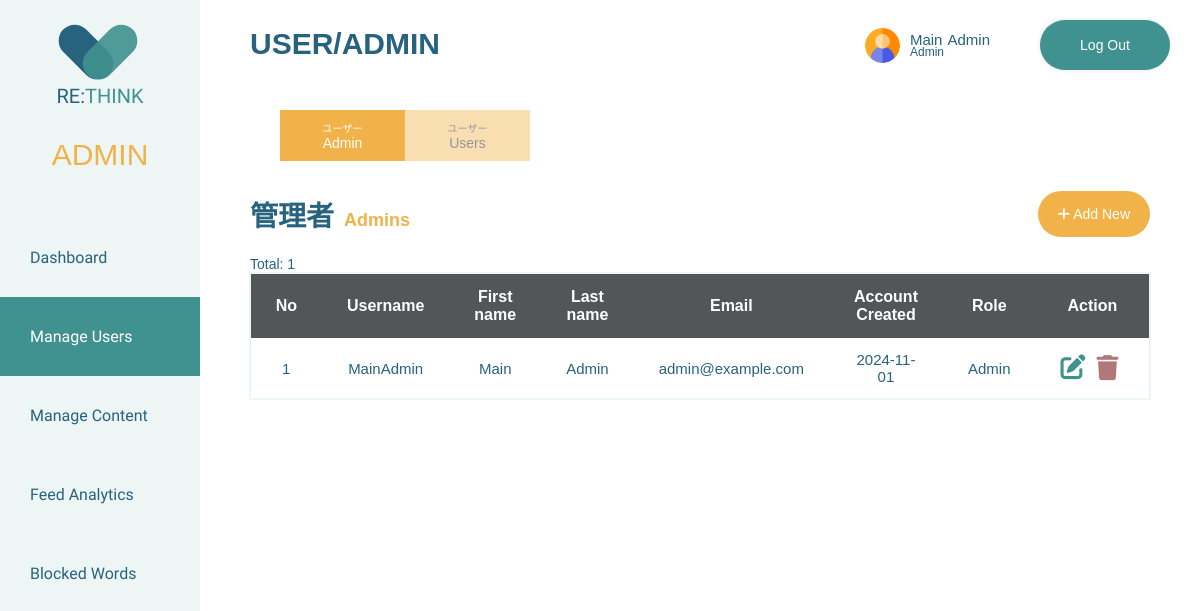
/rethink/admin/user_management/manage_users.php (signed in), run on the app's committed database.
### tables this page shows
CREATE TABLE `users` (
  `UserID` int(11) NOT NULL,
  `FirstName` varchar(50) NOT NULL,
  `LastName` varchar(50) NOT NULL,
  `Username` varchar(30) DEFAULT NULL,
  `Email` varchar(50) NOT NULL,
  `Password` varchar(30) NOT NULL,
  `Role` varchar(1) NOT NULL,
  `Created` date DEFAULT NULL,
  `profileImg` varchar(100) DEFAULT NULL
);

### rethink/server-side/shared/check_login.php (called while the page is built, shortened)
<?php
function check_login($con) {
	if(isset($_SESSION['UserID']))
	{
		$id = $_SESSION['UserID'];
		$query = "SELECT * FROM users WHERE UserID = '$id' limit 1";
		$result = mysqli_query($con,$query);
		if ($result && mysqli_num_rows($result) > 0) {
			$user_data = mysqli_fetch_assoc($result);
			return $user_data;
		}
	}
	die;
}

### rethink/admin/user_management/manage_users.php (the view, shortened to what this page needs)
<?php
include(BASE_PATH . "connections.php");
include(BASE_PATH . "check_login.php");
include(BASE_PATH . "header/admin_layout.php");
$adminData = check_login($con);
$queryRegularUsers =  mysqli_query($con, "SELECT * FROM users WHERE Role = '" . ROLE_USER ."'");
$countRegularUsers = mysqli_num_rows($queryRegularUsers);
$queryAdmins =  mysqli_query($con, "SELECT * FROM users WHERE Role = '" . ROLE_ADMIN ."'");
$countAdmins = mysqli_num_rows($queryAdmins);
?>
<!DOCTYPE html>
<html lang="en">
    <head>
        <?php includeHeadAssets(); ?>
    </head>
    <body>
        <header class="sidebar-navigation manage-users-navigation">
            <?php renderAdminNavigation(); ?>
        </header>
        <?php renderAdminHeaderWithLogout($adminData); ?>
        <div class="admin-main-wrapper">
            <h2>User/Admin</h2>
            <div class="user-management-navigation ">
                <ul>
                    <li data-tab-target="#admin-tab" class="active tabs">
                        <div class="navigation-content" id="active-navigation">
                            <p>
                                <span class="japanese-label">ユーザー</span>
                                <span class="english-label">Admin</span>
                            </p>
                        </div>
                    </li>
                    <li data-tab-target="#users-tab" class = "tabs">
                        <div class="navigation-content">
                            <p>
                                <span class="japanese-label">ユーザー</span>
                                <span class="english-label">Users</span>
                            </p>
                        </div>
                    </li>
            </div>
            <div class="user-management-content-tabs">
                        <?php
                        if ($countRegularUsers > 0) {
                            while ($userData = mysqli_fetch_assoc($queryRegularUsers)) {
                                $userRoleID = $userData['Role'];
                                ?>
                                <?php
                            }
                        }
                        ?>
                <div class="edit-admin user-management-table active" id="admin-tab" data-tab-content>
                    <div class="user-management-header">
                        <h3>
                            <span class="japanese-title">管理者</span>
                            <span class="english-title">Admins</span>
                        </h3>
                        <a href="./add_user_admin/add_admin.php" class="primary-btn">
                            <i class="fa-solid fa-plus"></i>
                            Add New
                        </a>
                    </div>
                    <div class="total-users">
                        <p>Total: <?php if ($countAdmins != null) { echo $countAdmins;} else { echo "0";}?></p>
                    </div>
                    <table>
                        <tr>
                            <th>No</th>
                            <th>Username</th>
                            <th>First name</th>
                            <th>Last name</th>
                            <th>Email</th>
                            <th>Account Created</th>
                            <th>Role</th>
                            <th>Action</th>
                        </tr>
                        <?php
                        $userIndex = 1;
                        if ($countAdmins > 0) {
                            while ($userData = mysqli_fetch_assoc($queryAdmins)) {
                                $userRoleDescription = ($userRoleID == ROLE_ADMIN) ? "User" : "Admin";
                                ?>
                                <tr>
                                    <td>
                                        <?php echo $userIndex; ?>
                                    </td>
                                    <td>
                                        <?php echo htmlspecialchars($userData['Username']); ?>
                                    </td>
                                    <td>
                                        <?php echo htmlspecialchars($userData['FirstName']); ?>
                                    </td>
                                    <td>
                                        <?php echo htmlspecialchars($userData['LastName']); ?>
                                    </td>
                                    <td>
                                        <?php echo htmlspecialchars($userData['Email']); ?>
                                    </td>
                                    <td>
                                        <?php echo $userData['Created']; ?>
                                    </td>
                                    <td>
                                        <?php echo $userRoleDescription ?>
                                    </td>
                                    <td>
                                        <div class="action-buttons-wrapper">
                                            <div class="edit-button">
                                                <a href="./edit_user_admin/edit_admin_details.php?id=<?php echo $userData['UserID']; ?>">
                                                    <i class="fa-solid fa-pen-to-square"></i>
                                                </a>
                                            </div>
                                            <div class="delete-button
                                                <?php
                                                    if (($userData['Username']) == "MainAdmin") {
                                                        echo "disabled";
                                                    }?>
                                                ">
                                                <a href="deletelink" onclick="return checkDelete()">
                                                    <form action="../../server-side/admin/admin_data_cleanup.php" method="POST">
                                                        <button type="submit" name="user-delete" value="<?=$userData['UserID'];?>"
                                                            <?php
                                                            if (($userData['Username']) == "MainAdmin") {
                                                                echo "disabled";
                                                            }?>>
                                                            <i class="fa-solid fa-trash"></i>
                                                        </button>
                                                    </form>
                                                </a>
                                            </div>
                                        </div>
                                    </td>
                                </tr>
                                <?php
                                $userIndex++;
                            }
                        }
                        ?>
                    </table>
                </div>
            </div>
        </div>
    </body>
</html>

### rethink/server-side/shared/header/admin_layout.php (shortened to what this page needs)
<?php
function hsc($hsc)
{
	return htmlspecialchars($hsc, ENT_QUOTES);
}
function includeHeadAssets(){
    echo '
        <meta charset="utf-8">
        <title>RE:THINK</title>
        <script src="https://kit.fontawesome.com/4f1988a159.js"></script>
        <link rel="preconnect" href="https://fonts.googleapis.com">
        <link rel="preconnect" href="https://fonts.gstatic.com" crossorigin>
        <link href="https://fonts.googleapis.com/css2?family=Gudea&display=swap" rel="stylesheet">
        <link rel="stylesheet" href="' . BASE_URL . './assets/css/shared.css">
        <link rel="stylesheet" href="' . BASE_URL . './assets/css/admin.css">
        <script src="'. BASE_URL . 'assets/javascript/input_handler.js" defer></script>
        <script src="'. BASE_URL . 'assets/javascript/alert_handler.js" defer></script>
        <script src="'. BASE_URL . 'assets/javascript/icon_selection_modal.js" defer></script>
        <script language="JavaScript" type="text/javascript">
            function checkDelete(){
                return confirm("本当に削除しますか？"); // "Are you sure you want to delete"? in Japanese
            }
        </script>
    ';
}
function renderAdminNavigation(){
    echo "
        <nav>
            <a href='". BASE_URL . "admin/admin_dashboard.php'>
                <div class='heart-header'>
                    <div class='heart'>
                        <div class='heart-left'></div>
                        <div class='heart-right'></div>
                    </div>
                    <div class='name-header'>RE:<span>THINK</span></div>
                </div>
            </a>
            <div class='header-admin-text'>
                <p>ADMIN</p>
            </div>
            <ul>
                <a href='". BASE_URL . "admin/admin_dashboard.php' class='dashboard-active'>
                    <li class='hover-underline-animation'>Dashboard</li>
                </a>
                <a href='". BASE_URL . "admin/user_management/manage_users.php' class='manage-users-active'>
                    <li class='hover-underline-animation'>Manage Users</li>
                </a>
                <a href='". BASE_URL . "admin/content_management/manage_content.php' class='manage-contents-active'>
                    <li class='hover-underline-animation'>Manage Content</li>
                </a>
                <a href='". BASE_URL . "admin/user_feed/user_feed_analytics.php' class='user-feed-active'>
                    <li class='hover-underline-animation'>Feed Analytics</li>
                </a>
                <a href='". BASE_URL . "admin/blocked_words/manage_blocked_words.php' class='blocked-words-active'>
                    <li class='hover-underline-animation'>Blocked Words</li>
                </a>
            </ul>
        </nav>
    ";
}
function renderAdminHeaderWithLogout($admin_data){
    echo "
    <div class='top-header'>
        <a href='" . BASE_URL . "admin/admin_profile/admin_profile.php'>
            <div class='header-display'>
                <div class='header-icon'>
                    <img src='" . BASE_URL . "assets/user-img/" .hsc($admin_data['profileImg'])."' alt='Admin Profile Image'>
                </div>
                <div class='header-name-wrapper'>
                    <div class='header-name'>
                        <p class='header-fname'>" .hsc($admin_data['FirstName'])."</p>
                        <p class='header-lname'>" .hsc($admin_data['LastName'])."</p>
                    </div>
                    <div class='header-title'>
                        <p>Admin</p>
                    </div>
                </div>
            </div>
        </a>
        <a href='". BASE_URL . "server-side/shared/logout.php'>
            <div class='logout-sticky'>Log Out</div>
        </a>
    </div>
    ";
}
?>

### rethink/assets/css/admin.css (style rules this page uses)
:root { --primary-color: #27627E; --secondary-color: #409290; --accent-color: #f1b24a; --background-color: #eef5f5; --admin-color-deep-teal: #27627E; --admin-color-sky-blue: #9DC3E6; --admin-color-aqua-green: #8BCCCA; --admin-golden-tangerine: #f7a420; --admin-color-golden-honey: #f1b14acc; --color-white: #fff; --color-off-white: #fefefe; --color-gray-1: #ddd; --color-gray-2: #cdcdcd; --color-gray-3: #A6A6A6; --color-gray-4: #989898; --color-gray-5: #6d6d6d; --color-gray-6: #4d4d4d; --color-gray-7: #26282ac6; --color-red: #cb3d3d; --color-brick-red: #924040; --color-soft-amber: #f1b14a6d; --color-golden-orange: #e48e00; --great-mood-color: #812061; --good-mood-color: #EB6694; --okay-mood-color: #8BCCCA; --bad-mood-color: #9DC3E6; --awful-mood-color: #27627E; }
.admin-main-wrapper { padding-left: 200px; padding-top: 100px; height: 100%; }
.admin-main-wrapper h2 { position: fixed; font-size: 30px; top: 2px; left: 250px; text-transform: uppercase; z-index: 25; }
.user-management-table { width: 100%; margin: 0 auto; display: flex; justify-content: center; flex-direction: column; }
.user-management-navigation { width: 25%; margin: 0 80px; }
.user-management-navigation li { width: 50%; background-color: var(--color-soft-amber); transition: ease all 0.2s; }
.user-management-navigation .active[data-tab-target] { background-color: var(--accent-color); color: var(--color-white); }
.user-management-navigation .english-label { font-size: 14px; }
.user-management-content-tabs [data-tab-content] { display: none !important; }
.user-management-content-tabs .active[data-tab-content] { display: block !important; }
.edit-users table, .edit-admin table, .total-users { width: 90%; }
.total-users { margin: 0 auto; }
.total-users p { margin: 0; font-size: 14px; }
.user-management-table .user-management-header { width: 90%; height: 85px; margin: 0 auto; display: flex; justify-content: space-between; align-items: center; }
.user-management-table .user-management-header h3 { gap: 10px; display: flex; align-items: baseline; }
.user-management-table .user-management-header a, .content-management-table .content-management-header a { width: auto; height: auto; text-decoration: none; }
.user-management-table table { margin: 0 auto 80px; border-collapse: collapse; border-spacing: 0; }
.user-management-table table tbody tr { border-radius: 20px 20px 0 0; text-align: center; }
.user-management-table table tbody tr:nth-child(odd) { border-radius: 20px 20px 0 0; background-color: var(--background-color); }
.user-management-table table tbody tr td i { font-size: 30px; color: var(--primary-color); }
.user-management-table table tbody tr th { background-color: var(--color-gray-7); height: 50px; color: var(--color-white); padding: 7px 25px; text-align: center; }
.user-management-table .action-buttons-wrapper { display: flex; justify-content: center; gap: 5px; }
.user-management-table .action-buttons-wrapper .edit-button i { color: var(--secondary-color); }
.user-management-table .action-buttons-wrapper .delete-button button { background-color: transparent; border: none; }
.user-management-table .action-buttons-wrapper .delete-button i { color: var(--color-brick-red); }
.user-management-table .action-buttons-wrapper i { font-size: 25px; }
.user-management-table .action-buttons-wrapper .disabled i { opacity: 0.7; cursor: default; }
.content-management-navigation ul, .user-management-navigation ul { display: flex; padding-left: 0; justify-content: space-around; list-style: none; color: var(--color-gray-4); }
.content-management-navigation ul li span, .user-management-navigation ul li span { display: flex; flex-direction: column; text-align: center; }
.content-management-navigation ul li .japanese-label, .user-management-navigation { font-size: 10px; }

### data on the page
users: profileImg (picture), FirstName "Main", LastName "Admin", Username "MainAdmin", Email "admin@example.com", Created "2024-11-01"
users: Role "Admin"

### other printed values
$countAdmins "1"
